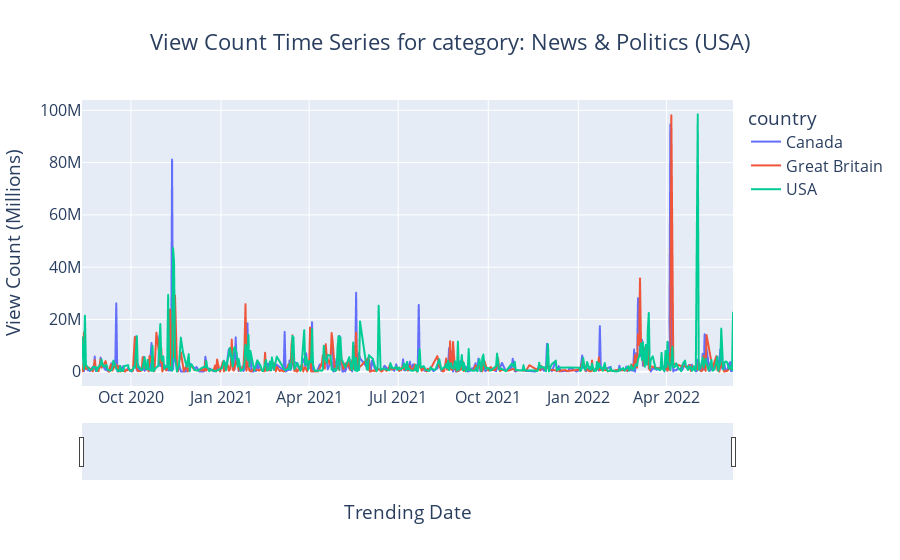

Notebook source saved alongside this figure:
### Markdown cell above
## `3c` Third plot and its child

### Code cell
def create_timeseries_trend(
    df,
    countries : list = ['USA', 'Canada', 'Great Britain'],
    dark = False
):
    df_copy = df[df.country.isin(countries)].copy()
    
    df_copy = df_copy.drop_duplicates(subset=['country', 'video_id'], keep='last')
    df_copy_category_counts = df_copy.groupby(['country', 'trending_date','category_name'], as_index=False)['view_count'].sum()

    df_copy_category_counts['trending_date'] = pd.to_datetime(df_copy_category_counts['trending_date']).dt.date

    df_copy_news_count = df_copy_category_counts[df_copy_category_counts.category_name.isin(['News & Politics'])]
    
    labels = {'view_count': 'View Count (Millions)', 'trending_date': 'Trending Date'}
    
    fig3 = px.line(
        df_copy_news_count,
        x='trending_date',
        y='view_count',
        title='View Count Time Series for category: News & Politics (USA)',
        labels=labels,
        color = 'country',
        hover_data= ['country', 'trending_date', 'category_name']
    )

    
    fig3.update_layout(
        font = {'size' : 16}
    )
    
    fig3.update_xaxes(rangeslider_visible=True)
    fig3.update_layout(title_x=0.5)
    
    if dark:
        fig3.update_layout(
            {
                'plot_bgcolor':'black',
                'paper_bgcolor':'black',
                'font': {'color':'white'}
            })
    
    return fig3

create_timeseries_trend(df)

### Figure 1 — Plotly figure (JSON) as saved in the notebook; plotly's stock layout.template omitted (floating-point values rounded to 4 significant figures; data arrays with more than 128 entries replaced by an {"elided": "..."} marker saying what was removed)
{"data": [{"customdata": {"elided": "444x2 str values"}, "hovertemplate": "country=%{customdata[0]}<br>Trending Date=%{x}<br>View Count (Millions)=%{y}<br>category_name=%{customdata[1]}<extra></extra>", "legendgroup": "Canada", "line": {"color": "#636efa", "dash": "solid"}, "marker": {"symbol": "circle"}, "mode": "lines", "name": "Canada", "showlegend": true, "type": "scattergl", "x": {"elided": "444 str values"}, "xaxis": "x", "y": {"elided": "444 int values"}, "yaxis": "y"}, {"customdata": {"elided": "383x2 str values"}, "hovertemplate": "country=%{customdata[0]}<br>Trending Date=%{x}<br>View Count (Millions)=%{y}<br>category_name=%{customdata[1]}<extra></extra>", "legendgroup": "Great Britain", "line": {"color": "#EF553B", "dash": "solid"}, "marker": {"symbol": "circle"}, "mode": "lines", "name": "Great Britain", "showlegend": true, "type": "scattergl", "x": {"elided": "383 str values"}, "xaxis": "x", "y": {"elided": "383 int values"}, "yaxis": "y"}, {"customdata": {"elided": "441x2 str values"}, "hovertemplate": "country=%{customdata[0]}<br>Trending Date=%{x}<br>View Count (Millions)=%{y}<br>category_name=%{customdata[1]}<extra></extra>", "legendgroup": "USA", "line": {"color": "#00cc96", "dash": "solid"}, "marker": {"symbol": "circle"}, "mode": "lines", "name": "USA", "showlegend": true, "type": "scattergl", "x": {"elided": "441 str values"}, "xaxis": "x", "y": {"elided": "441 int values"}, "yaxis": "y"}], "layout": {"font": {"size": 16}, "legend": {"title": {"text": "country"}, "tracegroupgap": 0}, "title": {"text": "View Count Time Series for category: News & Politics (USA)", "x": 0.5}, "xaxis": {"anchor": "y", "domain": [0, 1], "rangeslider": {"visible": true}, "title": {"text": "Trending Date"}}, "yaxis": {"anchor": "x", "domain": [0, 1], "title": {"text": "View Count (Millions)"}}}}
